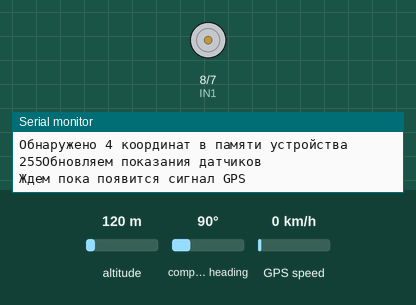
Recording of a sketch running on a simulated Arduino Uno, built with avr-gcc and run on an emulated ATmega328P. Parts: motor-driver pin pairs drawn as motors (green arrow = first pin HIGH = forward, orange = second pin HIGH = backward, longer = more drive, scaled by the enable pin), the last lines printed to the serial monitor. Inputs (shaded band) come from the test bench; at power-on: compass heading 90°, altitude 120 m, GPS speed 0 km/h. The GPS gets a fix after 3 s at 37.7749, -122.4194 with 8 satellites.

Above: at 1.7 s.
1.8 s: compass heading set to 7°
6.4 s: compass heading set to 4°
At 8.7 s:
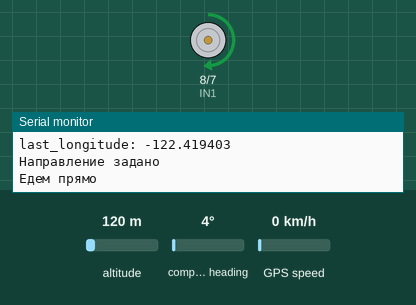
Timing chart, 0 to 10.2 s (numbered marks = the images above; inputs shaded):
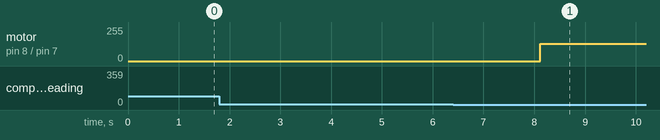

The sketch:

Sketch.ino
```cpp
#include <stdio.h>
#include <Wire.h>
#include <Adafruit_Sensor.h>
#include <Adafruit_HMC5883_U.h>
#include <EEPROM.h>
#include <SoftwareSerial.h>
#include <TinyGPS++.h>

//---Объявление пинов
#define IN1 8
#define IN2 7
#define EN1 6


//---Структуры данных
typedef struct {
  float latitude;
  float longitude;
} coordinate_t;

//---Глобальные переменные
Adafruit_HMC5883_Unified mag = Adafruit_HMC5883_Unified(12345);

TinyGPSPlus gps;
SoftwareSerial ss(3, 4);

coordinate_t coordinates[] = {{59.973362, 30.323406},
                              {59.861815, 30.234037},
                              {59.849877, 30.234844},
                              {59.845775, 30.200382}};

int coordinate_count = sizeof(coordinates)/sizeof(coordinate_t);
float last_latitude = 0;
float last_longitude = 0;
float last_course = 0;
float heading_degrees_current = 0;
float heading_degrees_need = 0;
float heading_degrees_need_gps = 0;
int next_coordinate = 0;
float max_error_latitude = 0.000010;
float max_error_longitude = 0.000010;
float max_error_heading_degrees = 5;

//---Вычисление направления
void calc_direction(float lat_1, float long_1, float lat_2, float long_2)
{
    float x1 = 0;
    float y1 = 0;
    float y2 = 0;

    x1 = sin((-long_2+long_1)*PI/180);
    y1 = cos(lat_2*PI/180) * tan(lat_1*PI/180);
    y2 = sin(lat_2*PI/180) * cos((-long_2+long_1)*PI/180);
    float Result = atan(x1/(y1-y2))*180/PI;

    if(Result < 0)
        Result = 360 + Result;
    if((long_2 < long_1) && (long_2 > (long_1-180)))
        if(Result > 180)
            Result = Result - 180;
    if(Result > 360)
        Result = Result - 360;
    heading_degrees_need = Result;
}

//---Установка в нужном направлении по компасу
void set_direction()
{
  while(true)
  {
    Serial.println("Обновляем показания датчиков");
    update_heading();
    Serial.print("Heading (degrees) curent: "); Serial.println(heading_degrees_current);
    Serial.print("Heading (degrees) need: "); Serial.println(heading_degrees_need);
    update_current_gps();
    Serial.print("last_course: "); Serial.println(last_course);
    Serial.print("last_latitude: "); Serial.println(last_latitude, 6);
    Serial.print("last_longitude: "); Serial.println(last_longitude, 6);
    if(((heading_degrees_current-max_error_heading_degrees) <= heading_degrees_need) && ((heading_degrees_current+max_error_heading_degrees) >= heading_degrees_need))
      break;

    if(heading_degrees_current<heading_degrees_need)
    {
      Serial.println("Требуется повернуть направо");
      set_right();
      motor_on();
    }
    if(heading_degrees_current>heading_degrees_need)
    {
      Serial.println("Требуется повернуть налево");
      set_left();
      motor_on();
    }
    delay(500);
  }
  Serial.println("Направление задано");
  motor_off();

}

//---Показать параметры магнитометра
void displaySensorDetails(void)
{
  sensor_t sensor;
  mag.getSensor(&sensor);
  Serial.println("------------------------------------");
  Serial.print  ("Sensor:       "); Serial.println(sensor.name);
  Serial.print  ("Driver Ver:   "); Serial.println(sensor.version);
  Serial.print  ("Unique ID:    "); Serial.println(sensor.sensor_id);
  Serial.print  ("Max Value:    "); Serial.print(sensor.max_value); Serial.println(" uT");
  Serial.print  ("Min Value:    "); Serial.print(sensor.min_value); Serial.println(" uT");
  Serial.print  ("Resolution:   "); Serial.print(sensor.resolution); Serial.println(" uT");
  Serial.println("------------------------------------");
  Serial.println("");
  delay(500);
}

//---Получить текущий угол по компасу
void update_heading()
{
  sensors_event_t event;
  mag.getEvent(&event);

  float heading = atan2(event.magnetic.y, event.magnetic.x);

  float declinationAngle = 0.22;
  heading += declinationAngle;

  if(heading < 0)
    heading += 2*PI;

  if(heading > 2*PI)
    heading -= 2*PI;

  heading_degrees_current = heading * 180/M_PI;

}

//---Обновить данные GPS
void update_current_gps()
{
  bool newData = false;
  unsigned long chars;
  unsigned short sentences, failed;

  // For one second we parse GPS data and report some key values
  for (unsigned long start = millis(); millis() - start < 1000;)
  {
    while (ss.available())
    {
      char c = ss.read();
      // Serial.write(c); // uncomment this line if you want to see the GPS data flowing
      if (gps.encode(c)) // Did a new valid sentence come in?
        newData = true;
    }
  }

  if (newData)
  {
    float flat, flon;
    unsigned long age;
    //gps.f_get_position(&flat, &flon, &age);
    last_latitude = gps.location.lat();
    last_longitude = gps.location.lng();
    last_course = gps.course.deg();
    //Serial.print("LAT=");
    //Serial.print(flat == TinyGPS::GPS_INVALID_F_ANGLE ? 0.0 : flat, 6);
    //Serial.print(" LON=");
    //Serial.print(flon == TinyGPS::GPS_INVALID_F_ANGLE ? 0.0 : flon, 6);
    //Serial.print(" SAT=");
    //Serial.print(gps.satellites() == TinyGPS::GPS_INVALID_SATELLITES ? 0 : gps.satellites());
    //Serial.print(" PREC=");
    //Serial.print(gps.hdop() == TinyGPS::GPS_INVALID_HDOP ? 0 : gps.hdop());
  }
}

//---Включить мотор
void motor_on()
{
  analogWrite(EN1, 130);
}

//---Выключить мотор
void motor_off()
{
  analogWrite(EN1, 0);
}

//---Установка назад
void set_back()
{
  digitalWrite (IN2, HIGH);
  digitalWrite (IN1, LOW);
}

//---Установка вперед
void set_forward()
{
  digitalWrite (IN1, HIGH);
  digitalWrite (IN2, LOW);
}

//---Установка влево
void set_left()
{

}

//---Установка вправо
void set_right()
{

}

//---Проверка достигли ли текущей точки
bool check_coordinates()
{
  if(((last_latitude + max_error_latitude) >= coordinates[next_coordinate].latitude) && ((last_latitude - max_error_latitude) <= coordinates[next_coordinate].latitude))
    if(((last_longitude + max_error_longitude) >= coordinates[next_coordinate].longitude) && ((last_longitude - max_error_longitude) <= coordinates[next_coordinate].longitude))
      return true;
    else
      return false;
  else
    return false;
}

void setup()
{
  Serial.begin(115200);
  ss.begin(9600);
  /* Initialise the sensor */
  if(!mag.begin())
  {
    /* There was a problem detecting the HMC5883 ... check your connections */
    Serial.println("Ooops, no HMC5883 detected ... Check your wiring!");
    while(1);
  }
  displaySensorDetails();
  Serial.println("Обнаружено " + String(coordinate_count) + " координат в памяти устройства");
  //---Настройка пинов шилда мотора
  pinMode (EN1, OUTPUT);
  pinMode (IN1, OUTPUT);
  pinMode (IN2, OUTPUT);

  int value = EEPROM.read(0);
  if(value != 255)
    next_coordinate = value;
  else
    next_coordinate = 0;

  Serial.print(value);
}
void loop()
{
  for(int i=next_coordinate; i < coordinate_count; i++)
  {
    next_coordinate = i;
    while(true)
    {
      //1-обновления показателей
      Serial.println("Обновляем показания датчиков");
      update_heading();
      update_current_gps();
      if(last_latitude == 0 || last_longitude == 0)
      {
        Serial.println("Ждем пока появится сигнал GPS");
        motor_off();
        delay(3000);
        return;
      }
      //calc_direction(coordinates[next_coordinate].latitude, coordinates[next_coordinate].longitude, last_latitude, last_longitude);
      heading_degrees_need = TinyGPSPlus::courseTo(gps.location.lat(), gps.location.lng(), coordinates[next_coordinate].latitude, coordinates[next_coordinate].longitude);
      Serial.print("Heading (degrees) curent: "); Serial.println(heading_degrees_current);
      Serial.print("Heading (degrees) need: "); Serial.println(heading_degrees_need);
      Serial.print("Heading (degrees) need(GPS): "); Serial.println(heading_degrees_need_gps);
      Serial.print("last_course: "); Serial.println(last_course);
      Serial.print("last_latitude: "); Serial.println(last_latitude, 6);
      Serial.print("last_longitude: "); Serial.println(last_longitude, 6);

      //2-Выставляем направление
      Serial.println("Высталяем Направление");
      if((heading_degrees_current-max_error_heading_degrees) > heading_degrees_need || (heading_degrees_current+max_error_heading_degrees) < heading_degrees_need)
        set_direction();
      //3-Едем прямо
      Serial.println("Едем прямо");
      set_forward();
      motor_on();
      if(check_coordinates())
      {
        Serial.println("Достигли цели");
        EEPROM.write(0, next_coordinate++);
        motor_off();
        break;
      }
      delay(1000);
    }
  }
  EEPROM.write(0, 255);
  delay(5000);
}
```

Measured:
- the behaviour switches between 6 and 5° on compass heading (found by bisection; images 0 and 1)
- after the input at 6.4 s, motor on pin 8 (IN1) / pin 7 (IN2): stopped → forward 130/255 after 1.7 s
